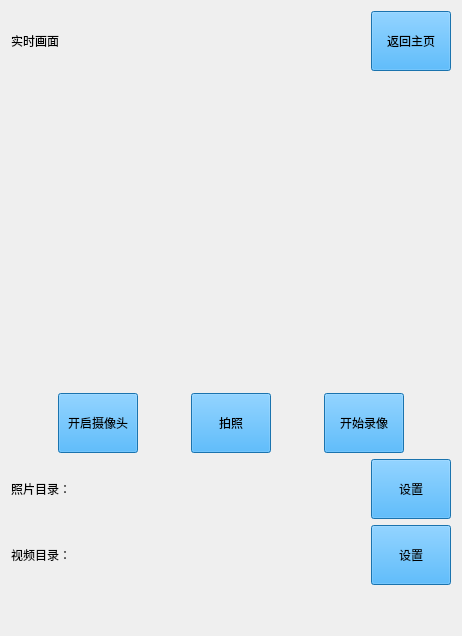
      <widget class="QWidget" name="CameraPage">
       <layout class="QVBoxLayout" name="verticalLayout_19">
        <item>
         <layout class="QHBoxLayout" name="horizontalLayout_14">
          <item>
           <widget class="QLabel" name="label_16">
            <property name="styleSheet">
             <string notr="true">font: 18pt &quot;Microsoft YaHei UI&quot;;
color: rgb(0, 0, 0);</string>
            </property>
            <property name="text">
             <string>实时画面</string>
            </property>
           </widget>
          </item>
          <item>
           <spacer name="horizontalSpacer_38">
            <property name="orientation">
             <enum>Qt::Orientation::Horizontal</enum>
            </property>
            <property name="sizeHint" stdset="0">
             <size>
              <width>40</width>
              <height>20</height>
             </size>
            </property>
           </spacer>
          </item>
          <item>
           <widget class="QPushButton" name="Camera_BackHomeButton">
            <property name="minimumSize">
             <size>
              <width>0</width>
              <height>60</height>
             </size>
            </property>
            <property name="styleSheet">
             <string notr="true">font: 18pt &quot;Microsoft YaHei UI&quot;;
background-color: rgb(37, 161, 244);
color: rgb(0, 0, 0);
</string>
            </property>
            <property name="text">
             <string>返回主页</string>
            </property>
           </widget>
          </item>
         </layout>
        </item>
        <item>
         <spacer name="verticalSpacer_21">
          <property name="orientation">
           <enum>Qt::Orientation::Vertical</enum>
          </property>
          <property name="sizeHint" stdset="0">
           <size>
            <width>20</width>
            <height>40</height>
           </size>
          </property>
         </spacer>
        </item>
        <item>
         <layout class="QHBoxLayout" name="horizontalLayout_19">
          <item>
           <spacer name="horizontalSpacer_42">
            <property name="orientation">
             <enum>Qt::Orientation::Horizontal</enum>
            </property>
            <property name="sizeHint" stdset="0">
             <size>
              <width>40</width>
              <height>20</height>
             </size>
            </property>
           </spacer>
          </item>
          <item>
           <widget class="QLabel" name="videoLabel">
            <property name="minimumSize">
             <size>
              <width>360</width>
              <height>270</height>
             </size>
            </property>
            <property name="maximumSize">
             <size>
              <width>360</width>
              <height>270</height>
             </size>
            </property>
            <property name="text">
             <string/>
            </property>
            <property name="scaledContents">
             <bool>true</bool>
            </property>
           </widget>
          </item>
          <item>
           <spacer name="horizontalSpacer_43">
            <property name="orientation">
             <enum>Qt::Orientation::Horizontal</enum>
            </property>
            <property name="sizeHint" stdset="0">
             <size>
              <width>40</width>
              <height>20</height>
             </size>
            </property>
           </spacer>
          </item>
         </layout>
        </item>
        <item>
         <layout class="QHBoxLayout" name="horizontalLayout_18">
          <item>
           <spacer name="horizontalSpacer_57">
            <property name="orientation">
             <enum>Qt::Orientation::Horizontal</enum>
            </property>
            <property name="sizeHint" stdset="0">
             <size>
              <width>40</width>
              <height>20</height>
             </size>
            </property>
           </spacer>
          </item>
          <item>
           <widget class="QPushButton" name="cameraSwitchBtn">
            <property name="minimumSize">
             <size>
              <width>0</width>
              <height>60</height>
             </size>
            </property>
            <property name="styleSheet">
             <string notr="true">font: 18pt &quot;Microsoft YaHei UI&quot;;
background-color: rgb(37, 161, 244);
color: rgb(0, 0, 0);
</string>
            </property>
            <property name="text">
             <string>开启摄像头</string>
            </property>
           </widget>
          </item>
          <item>
           <spacer name="horizontalSpacer_39">
            <property name="orientation">
             <enum>Qt::Orientation::Horizontal</enum>
            </property>
            <property name="sizeHint" stdset="0">
             <size>
              <width>40</width>
              <height>20</height>
             </size>
            </property>
           </spacer>
          </item>
          <item>
           <widget class="QPushButton" name="captureBtn">
            <property name="minimumSize">
             <size>
              <width>0</width>
              <height>60</height>
             </size>
            </property>
            <property name="styleSheet">
             <string notr="true">font: 18pt &quot;Microsoft YaHei UI&quot;;
background-color: rgb(37, 161, 244);
color: rgb(0, 0, 0);
</string>
            </property>
            <property name="text">
             <string>拍照</string>
            </property>
           </widget>
          </item>
          <item>
           <spacer name="horizontalSpacer_40">
            <property name="orientation">
             <enum>Qt::Orientation::Horizontal</enum>
            </property>
            <property name="sizeHint" stdset="0">
             <size>
              <width>40</width>
              <height>20</height>
             </size>
            </property>
           </spacer>
          </item>
          <item>
           <widget class="QPushButton" name="recordBtn">
            <property name="minimumSize">
             <size>
              <width>0</width>
              <height>60</height>
             </size>
            </property>
            <property name="styleSheet">
             <string notr="true">font: 18pt &quot;Microsoft YaHei UI&quot;;
background-color: rgb(37, 161, 244);
color: rgb(0, 0, 0);
</string>
            </property>
            <property name="text">
             <string>开始录像</string>
            </property>
           </widget>
          </item>
          <item>
           <spacer name="horizontalSpacer_41">
            <property name="orientation">
             <enum>Qt::Orientation::Horizontal</enum>
            </property>
            <property name="sizeHint" stdset="0">
             <size>
              <width>40</width>
              <height>20</height>
             </size>
            </property>
           </spacer>
          </item>
         </layout>
        </item>
        <item>
         <layout class="QHBoxLayout" name="horizontalLayout_21">
          <item>
           <widget class="QLabel" name="labelPhotoDir">
            <property name="styleSheet">
             <string notr="true">font: 6pt &quot;Microsoft YaHei UI&quot;;
color: rgb(0, 0, 0);</string>
            </property>
            <property name="text">
             <string>照片目录：</string>
            </property>
           </widget>
          </item>
          <item>
           <spacer name="horizontalSpacer_45">
            <property name="orientation">
             <enum>Qt::Orientation::Horizontal</enum>
            </property>
            <property name="sizeHint" stdset="0">
             <size>
              <width>40</width>
              <height>20</height>
             </size>
            </property>
           </spacer>
          </item>
          <item>
           <widget class="QPushButton" name="selectPhotoDirBtn">
            <property name="minimumSize">
             <size>
              <width>0</width>
              <height>60</height>
             </size>
            </property>
            <property name="styleSheet">
             <string notr="true">font: 14pt &quot;Microsoft YaHei UI&quot;;
background-color: rgb(37, 161, 244);
color: rgb(0, 0, 0);
</string>
            </property>
            <property name="text">
             <string>设置</string>
            </property>
           </widget>
          </item>
         </layout>
        </item>
        <item>
         <layout class="QHBoxLayout" name="horizontalLayout_20">
          <item>
           <widget class="QLabel" name="labelVideoDir">
            <property name="styleSheet">
             <string notr="true">font: 6pt &quot;Microsoft YaHei UI&quot;;
color: rgb(0, 0, 0);</string>
            </property>
            <property name="text">
             <string>视频目录：</string>
            </property>
           </widget>
          </item>
          <item>
           <spacer name="horizontalSpacer_44">
            <property name="orientation">
             <enum>Qt::Orientation::Horizontal</enum>
            </property>
            <property name="sizeHint" stdset="0">
             <size>
              <width>40</width>
              <height>20</height>
             </size>
            </property>
           </spacer>
          </item>
          <item>
           <widget class="QPushButton" name="selectVideoDirBtn">
            <property name="minimumSize">
             <size>
              <width>0</width>
              <height>60</height>
             </size>
            </property>
            <property name="styleSheet">
             <string notr="true">font: 14pt &quot;Microsoft YaHei UI&quot;;
background-color: rgb(37, 161, 244);
color: rgb(0, 0, 0);
</string>
            </property>
            <property name="text">
             <string>设置</string>
            </property>
           </widget>
          </item>
         </layout>
        </item>
        <item>
         <spacer name="verticalSpacer_22">
          <property name="orientation">
           <enum>Qt::Orientation::Vertical</enum>
          </property>
          <property name="sizeHint" stdset="0">
           <size>
            <width>20</width>
            <height>40</height>
           </size>
          </property>
         </spacer>
        </item>
       </layout>
      </widget>
